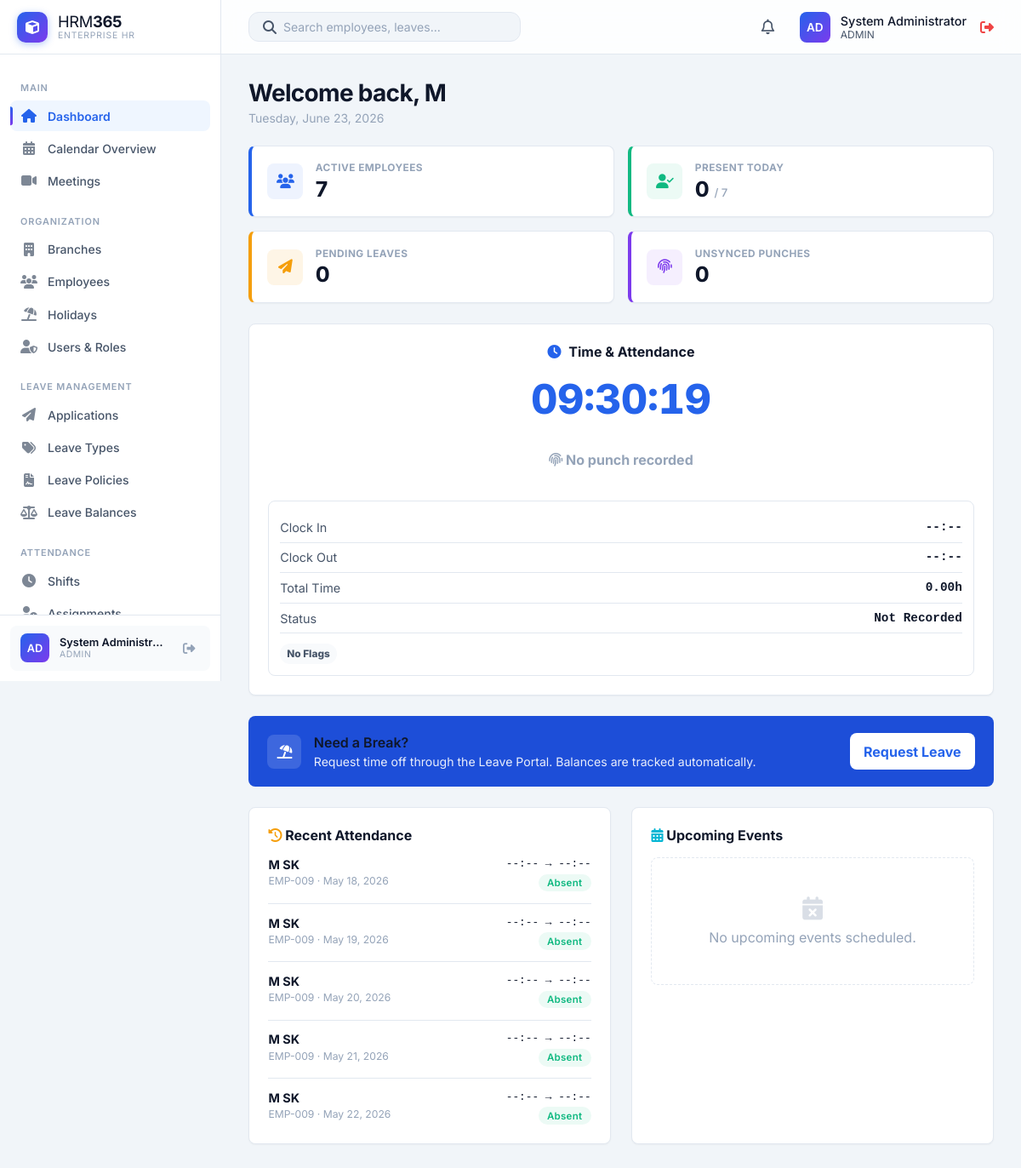
Before: /HRM365/modules/dashboard/index.php (signed in) with the older database file.
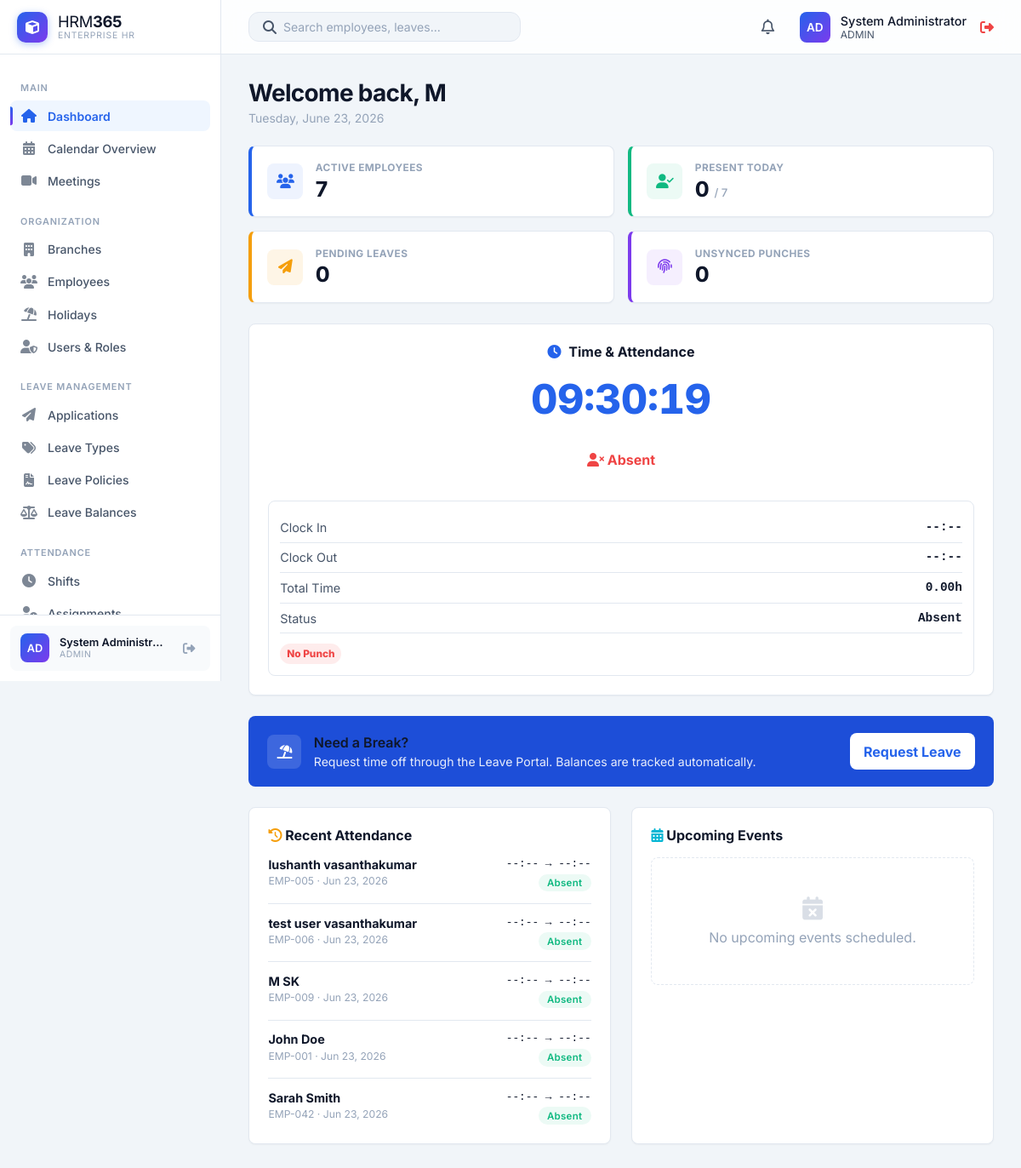
After: the same page with the newer database file.
### tables this page shows
CREATE TABLE `attendance_records` (
  `id` int(11) NOT NULL,
  `employee_id` int(11) NOT NULL,
  `shift_id` int(11) DEFAULT NULL,
  `attendance_policy_id` int(11) DEFAULT NULL,
  `date` date NOT NULL,
  `clock_in` datetime DEFAULT NULL,
  `clock_out` datetime DEFAULT NULL,
  `total_hours` decimal(5,2) DEFAULT 0.00,
  `break_hours` decimal(5,2) DEFAULT 0.00,
  `overtime_hours` decimal(5,2) DEFAULT 0.00,
  `overtime_amount` decimal(10,2) DEFAULT 0.00,
  `is_late` tinyint(4) DEFAULT 0,
  `is_early_departure` tinyint(4) DEFAULT 0,
  `is_absent` tinyint(1) DEFAULT 0,
  `is_holiday` tinyint(1) DEFAULT 0,
  `is_weekend` tinyint(1) DEFAULT 0,
  `status` enum('Present','Absent','Half Day','Holiday','On Leave','Pending') DEFAULT 'Pending',
  `notes` text DEFAULT NULL,
  `created_at` timestamp NOT NULL DEFAULT current_timestamp(),
  `updated_at` timestamp NOT NULL DEFAULT current_timestamp() ON UPDATE current_timestamp()
);

CREATE TABLE `employees` (
  `id` int(11) NOT NULL,
  `employee_code` varchar(20) NOT NULL,
  `first_name` varchar(50) NOT NULL,
  `last_name` varchar(50) NOT NULL,
  `email` varchar(100) NOT NULL,
  `phone` varchar(20) DEFAULT NULL,
  `department` varchar(50) DEFAULT NULL,
  `designation` varchar(50) DEFAULT NULL,
  `status` enum('Active','On Leave','Terminated') DEFAULT 'Active',
  `biometric_user_id` varchar(50) DEFAULT NULL,
  `hire_date` date DEFAULT NULL,
  `created_at` timestamp NOT NULL DEFAULT current_timestamp(),
  `updated_at` timestamp NOT NULL DEFAULT current_timestamp() ON UPDATE current_timestamp(),
  `date_of_birth` date DEFAULT NULL,
  `gender` enum('Male','Female','Other') DEFAULT NULL,
  `address` text DEFAULT NULL,
  `branch_id` int(11) DEFAULT NULL,
  `employment_type` enum('Full-time','Part-time','Contract') DEFAULT NULL,
  `base_salary` decimal(10,2) DEFAULT NULL,
  `profile_photo` varchar(255) DEFAULT NULL,
  `shift_id` int(11) DEFAULT NULL,
  `attendance_policy_id` int(11) DEFAULT NULL
);

### HRM365/includes/auth.php (called while the page is built, shortened)
<?php
require_once __DIR__ . '/db.php';
$currentUser = [
    'id' => $_SESSION['user_id'],
    'username' => $_SESSION['username'],
    'role' => $_SESSION['role'] ?? 'employee',
    'employee_id' => $_SESSION['employee_id'] ?? null,
    'department' => null
];
$userStmt = $pdo->prepare("SELECT username, role, full_name, employee_id, department FROM users WHERE id = ? AND status = 'Active'");
$userStmt->execute([$currentUser['id']]);
$freshUser = $userStmt->fetch();
$currentUser['username'] = $freshUser['username'];
$currentUser['role'] = $freshUser['role'];
$currentUser['employee_id'] = $freshUser['employee_id'];
$currentUser['department'] = $freshUser['department'];
if ($currentUser['employee_id']) {
    $authStmt = $pdo->prepare("SELECT department FROM employees WHERE id = ?");
    $authStmt->execute([$currentUser['employee_id']]);
    $authEmp = $authStmt->fetch();
    if ($authEmp) {
        $currentUser['department'] = $authEmp['department'];
    }
}
?>

### HRM365/includes/attendance_math.php (called while the page is built, shortened)
<?php
function get_attendance_calendar_flags(PDO $pdo, string $date, ?int $branch_id): array
{
    $isWeekend = in_array(date('N', strtotime($date)), ['6', '7'], true);
    $holidaySql = "
        SELECT h.id
        FROM holidays h
        LEFT JOIN holiday_branches hb ON h.id = hb.holiday_id
        WHERE ? BETWEEN h.start_date AND COALESCE(h.end_date, h.start_date)
          AND (
              h.applies_to_all_branches = 1
              OR (? IS NOT NULL AND hb.branch_id = ?)
          )
        LIMIT 1
    ";
    $holidayStmt = $pdo->prepare($holidaySql);
    $holidayStmt->execute([$date, $branch_id, $branch_id]);
    return [
        'is_weekend' => $isWeekend ? 1 : 0,
        'is_holiday' => $holidayStmt->fetchColumn() ? 1 : 0,
    ];
}
function get_attendance_block_status(PDO $pdo, int $employee_id, string $date, ?int $branch_id): ?string
{
    $calendarFlags = get_attendance_calendar_flags($pdo, $date, $branch_id);
    $leaveStmt = $pdo->prepare("
        SELECT la.id
        FROM leave_applications la
        WHERE la.employee_id = ?
          AND la.status = 'Approved'
          AND ? BETWEEN la.start_date AND COALESCE(la.end_date, la.start_date)
        LIMIT 1
    ");
    $leaveStmt->execute([$employee_id, $date]);
    return $leaveStmt->fetchColumn() ? 'On Leave' : null;
}

### HRM365/modules/dashboard/index.php (the view, shortened to what the changed rows need)
<?php
require_once '../../includes/db.php';
require_once '../../includes/auth.php';
require_once '../../includes/attendance_math.php';
$isHR = in_array($currentUser['role'], ['admin', 'HR']);
$today = date('Y-m-d');
$employeeId = $currentUser['employee_id'] ?? null;
$stmt = $pdo->prepare("SELECT * FROM attendance_records WHERE employee_id = ? AND date = ?");
$stmt->execute([$employeeId, $today]);
$record = $stmt->fetch();
$isClockedIn = false;
$isClockedOut = false;
$empStmt = $pdo->prepare("SELECT id, first_name, shift_id, branch_id FROM employees WHERE id = ?");
$empStmt->execute([$employeeId]);
$emp = $empStmt->fetch();
$blockStatus = null;
if ($emp) {
    $branchId = $emp['branch_id'] !== null ? intval($emp['branch_id']) : null;
    $blockStatus = get_attendance_block_status($pdo, intval($emp['id']), $today, $branchId);
}
$recentActivity = [];
if ($isHR) {
    $recentActivity = $pdo->query("
        SELECT a.date, a.clock_in, a.clock_out, a.status, e.employee_code, e.first_name, e.last_name
        FROM attendance_records a
        JOIN employees e ON a.employee_id = e.id
        ORDER BY COALESCE(a.clock_out, a.clock_in, a.created_at) DESC
        LIMIT 5
    ")->fetchAll();
}
include '../../includes/header.php';
?>
<div class="dashboard-header">
    <div>
        <h1 class="page-title">Welcome back, <?php echo htmlspecialchars($emp ? $emp['first_name'] : $currentUser['username']); ?></h1>
    </div>
</div>
<div class="dashboard-layout">
    <section class="dashboard-clock-card">
        <div class="dashboard-clock-status">
            <?php if (!$employeeId || !$emp): ?>
                <span class="dashboard-state"><i class="fas fa-user-slash"></i> Employee Profile Not Linked</span>
            <?php elseif ($blockStatus !== null): ?>
                <span class="dashboard-state dashboard-state-info"><i class="fas fa-ban"></i> Punch Blocked: <?php echo htmlspecialchars($blockStatus); ?></span>
            <?php elseif ($record && $record['status'] === 'Absent'): ?>
                <span class="dashboard-state dashboard-state-danger"><i class="fas fa-user-times"></i> Absent</span>
            <?php elseif ($isClockedOut): ?>
                <span class="dashboard-state dashboard-state-success"><i class="fas fa-check-circle"></i> Shift Completed</span>
            <?php elseif ($isClockedIn): ?>
                <span class="dashboard-state dashboard-state-info"><i class="fas fa-spinner fa-spin"></i> Shift in Progress</span>
            <?php elseif ($record): ?>
                <span class="dashboard-state"><i class="fas fa-clock"></i> <?php echo htmlspecialchars($record['status']); ?></span>
            <?php else: ?>
                <span class="dashboard-state"><i class="fas fa-fingerprint"></i> No punch recorded</span>
            <?php endif; ?>
        </div>
        <div class="dashboard-attendance-panel">
            <div class="dashboard-attendance-row">
                <span>Total Time</span>
                <strong><?php echo $record ? number_format(floatval($record['total_hours']), 2) . 'h' : '0.00h'; ?></strong>
            </div>
            <div class="dashboard-attendance-row">
                <span>Status</span>
                <strong><?php echo htmlspecialchars($record['status'] ?? 'Not Recorded'); ?></strong>
            </div>
            <div class="dashboard-attendance-flags">
                <?php if ($record && intval($record['is_absent'])): ?><span class="dashboard-flag dashboard-flag-danger">No Punch</span><?php endif; ?>
                <?php if (!$record || (!intval($record['is_late']) && !intval($record['is_early_departure']) && !intval($record['is_absent']) && !intval($record['is_holiday']) && !intval($record['is_weekend']))): ?>
                    <span class="dashboard-flag">No Flags</span>
                <?php endif; ?>
            </div>
        </div>
    </section>
    <section class="dashboard-main-column">
        <div class="dashboard-widgets">
            <div class="dashboard-widget">
                <?php if (!empty($recentActivity)): ?>
                    <div class="dashboard-list">
                        <?php foreach ($recentActivity as $activity): ?>
                            <div class="dashboard-list-row">
                                <div>
                                    <div class="dashboard-list-title"><?php echo htmlspecialchars($activity['first_name'] . ' ' . $activity['last_name']); ?></div>
                                    <div class="dashboard-list-meta"><?php echo htmlspecialchars($activity['employee_code']); ?> &middot; <?php echo date('M d, Y', strtotime($activity['date'])); ?></div>
                                </div>
                                <div class="dashboard-list-time">
                                    <div><?php echo $activity['clock_in'] ? date('H:i', strtotime($activity['clock_in'])) : '--:--'; ?> &rarr; <?php echo $activity['clock_out'] ? date('H:i', strtotime($activity['clock_out'])) : '--:--'; ?></div>
                                    <span class="status-badge status-active"><?php echo htmlspecialchars($activity['status']); ?></span>
                                </div>
                            </div>
                        <?php endforeach; ?>
                    </div>
                <?php endif; ?>
            </div>
        </div>
    </section>
</div>
<?php include '../../includes/footer.php'; ?>

Changed rows visible on the page:
no longer on this page (row unchanged): attendance_records: employee.last_name "M SK", employee.employee_code "EMP-009", date "May 18, 2026", status "Absent"
no longer on this page (row unchanged): attendance_records: employee.last_name "M SK", employee.employee_code "EMP-009", date "May 19, 2026", status "Absent"
no longer on this page (row unchanged): attendance_records: employee.last_name "M SK", employee.employee_code "EMP-009", date "May 20, 2026", status "Absent"
no longer on this page (row unchanged): attendance_records: employee.last_name "M SK", employee.employee_code "EMP-009", date "May 21, 2026", status "Absent"
no longer on this page (row unchanged): attendance_records: employee.last_name "M SK", employee.employee_code "EMP-009", date "May 22, 2026", status "Absent"
added attendance_records: total_hours "0.00", status "Absent", employee.last_name "M SK", employee.employee_code "EMP-009", date "Jun 23, 2026"
added attendance_records: employee.last_name "lushanth vasanthakumar", employee.employee_code "EMP-005", date "Jun 23, 2026", status "Absent"
added attendance_records: employee.last_name "test user vasanthakumar", employee.employee_code "EMP-006", date "Jun 23, 2026", status "Absent"
added attendance_records: employee.last_name "John Doe", employee.employee_code "EMP-001", date "Jun 23, 2026", status "Absent"
added attendance_records: employee.last_name "Sarah Smith", employee.employee_code "EMP-042", date "Jun 23, 2026", status "Absent"
Other visible differences:
$record['status']: "Not Recorded" → (not shown)
text no longer shown: "No punch recorded 0.00h No Flags"
text now shown: "Absent h No Punch"
